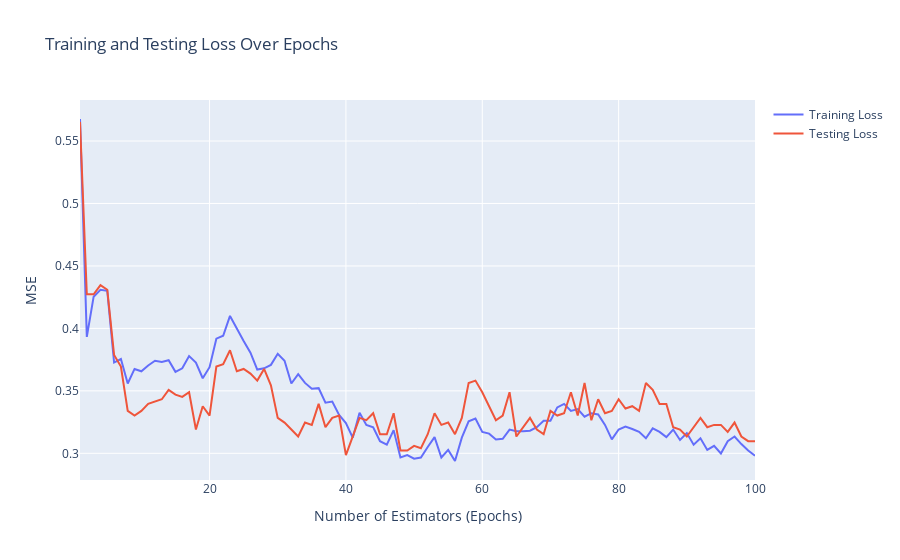

Notebook code for this chart:
### Code cell
import plotly.graph_objects as go

# Create a line plot for both training and testing MSE using Plotly
fig = go.Figure()

fig.add_trace(go.Scatter(x=np.arange(1, n_estimators + 1), y=training_loss, mode='lines', name='Training Loss'))
fig.add_trace(go.Scatter(x=np.arange(1, n_estimators + 1), y=testing_loss, mode='lines', name='Testing Loss'))

fig.update_layout(title='Training and Testing Loss Over Epochs',
                  xaxis_title='Number of Estimators (Epochs)',
                  yaxis_title='MSE')

fig.show()
